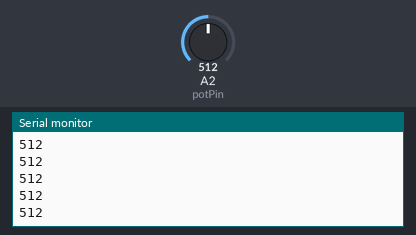
Bench run of a sketch on a simulated Arduino Uno, built with avr-gcc and run on an emulated ATmega328P. Parts: the last lines printed to the serial monitor. The test bench sets the inputs (shaded band); at power-on: A2 (potPin) = 512.

Above: at 1.2 s.
1.3 s: A2 (potPin) set to 716
At 1.31 s:
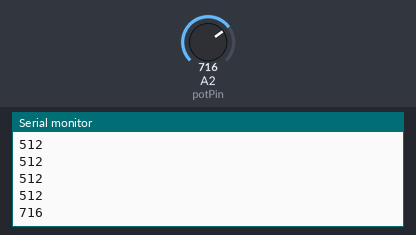
2.8 s: A2 (potPin) set to 900
At 2.81 s:
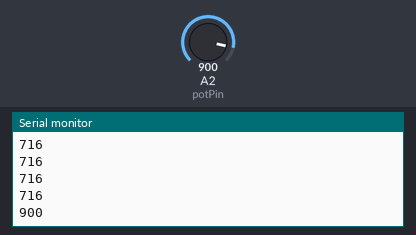
Timing chart, 0 to 5.8 s (numbered marks = the images above; inputs shaded):
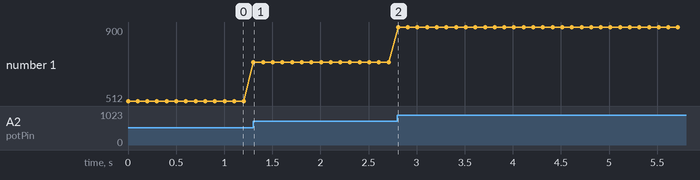

Measured:
- after the input at 1.3 s, the serial monitor: prints a new line at once (image 1)
- after the input at 2.8 s, the serial monitor: prints a new line at once (image 2)
- plotted number 1: 512 → 716 after the input at 1.3 s, 716 → 900 after the input at 2.8 s

The sketch:

ARDUINO_IR_SENSOR.ino
```cpp
// IR SENSOR


int potPin = A2;    // select the input pin for the potentiometer
int ledPin = 13;   // select the pin for the LED
int val = 0;       // variable to store the value coming from the sensor

void setup() {
  Serial.begin(9600);
    // declare the ledPin as an OUTPUT
}

void loop() {
  val = analogRead(potPin);    // read the value from the sensor

  Serial.println(val);
  delay(100);
}
```
